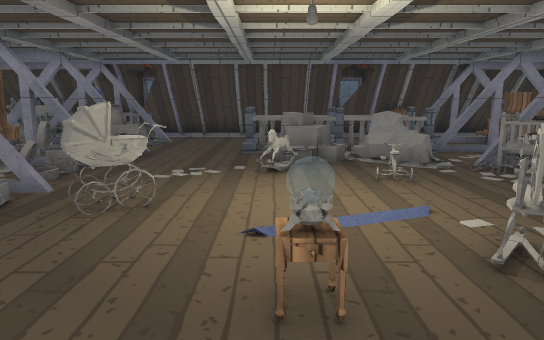
View 1 (above)

13 first-person views from a walk through a Unity game level. The camera is 1.4 m above the floor, tilts 10° down and sees 70° across. Doors are open. The floor is counted in squares, 1 m on a side. Each view is taken from the middle of a square. On the plan, view 1 faces up. The plan holds only what a view shows up to about 16 squares ahead; the rest is blank. The place goes on beyond the plan. The player is left out. Some surface patterns are stand-ins.

View 2
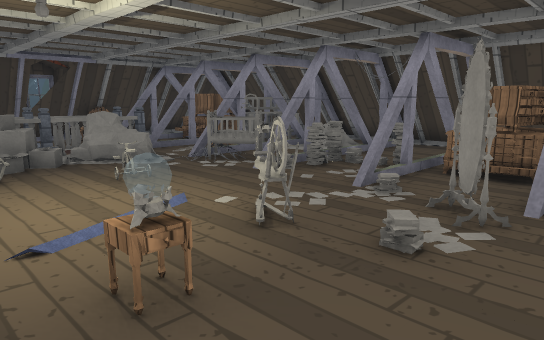

View 3
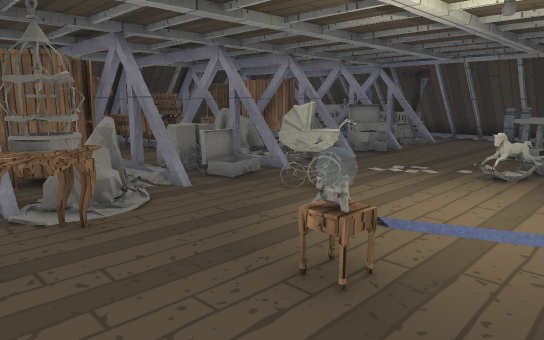

View 4
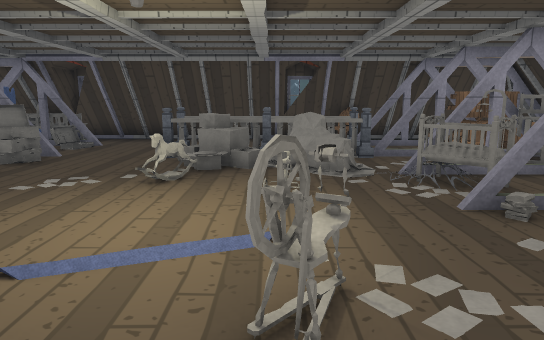

View 5
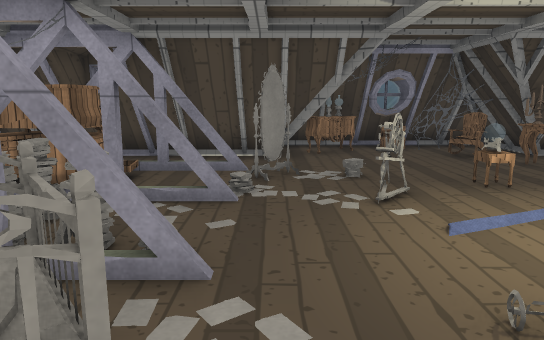

View 6
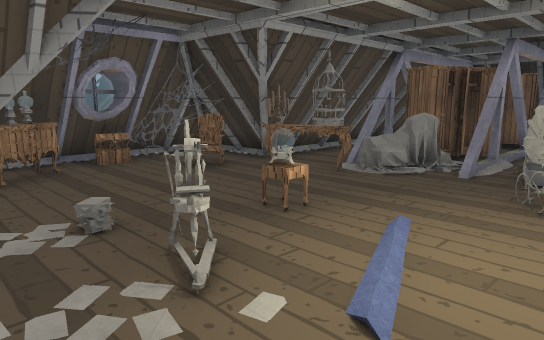

View 7
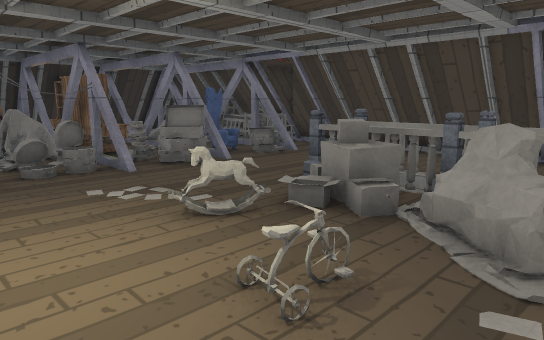

View 8
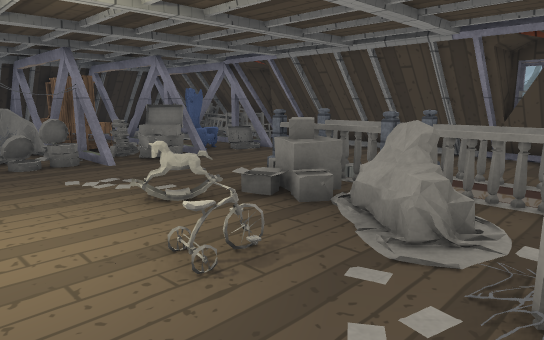

View 9
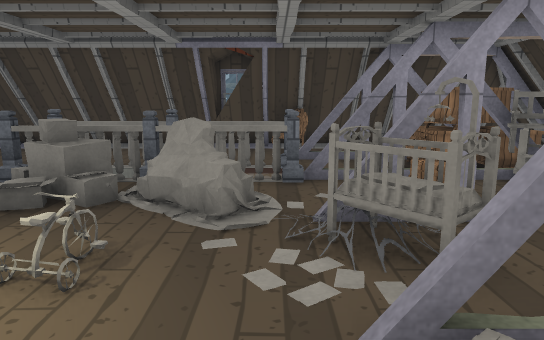

View 10
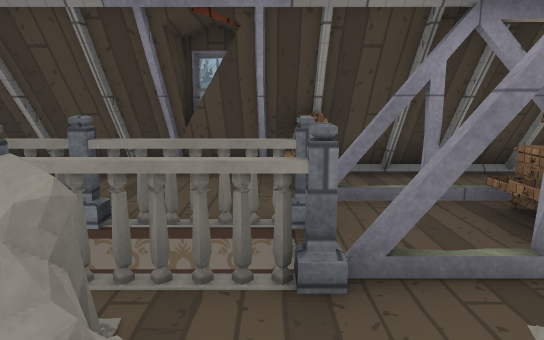

View 11
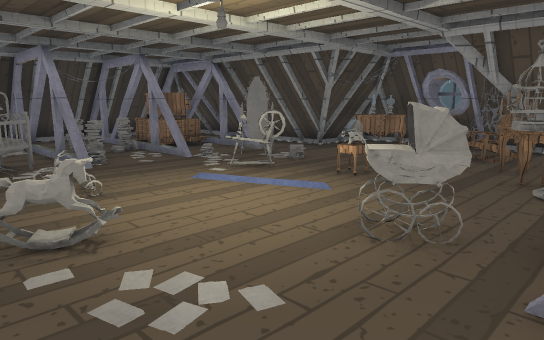

View 12
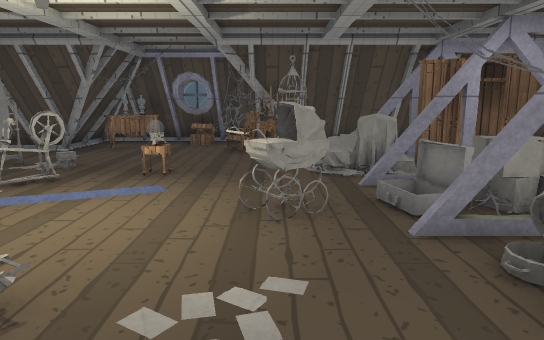

View 13
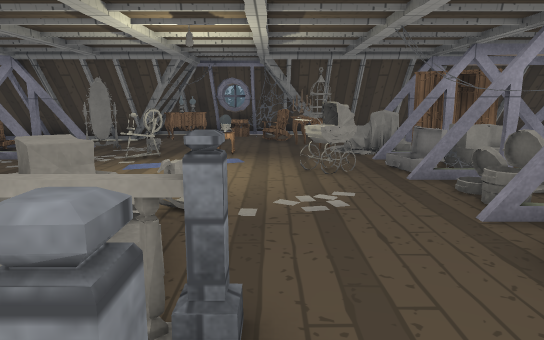

### Floor plan
Key: @ floor where view 1 was taken; # wall or solid block; x gap in a wall; . floor; D open door; = window, fence, low wall or low ledge; O other object.
Columns run from 7 left of view 1 to 9 right of it. Each row starts with its distance up from view 1.
 15   #######D#####
 14  ##O. ##...#O####
 13 #D  ..........OOO
 12 #DO...O OO#O..###
 11 ##DDD.ODDO#ODx###
 10 OOOOD.DOO=O.DDDOO
  9 OOO.DDD..  .DDDOO
  8 O.O#DDDO..D.OD###
  7 O..OD.D..O..OO..O
  6 ####DOD.....##O#=
  5  OOOOO.......OO.
  4 #.O......O....O#=
  3 OO#O...O.O.DDxO#O
  2 OO#OO..O...O..O#O
  1 #####O.....OD#O##
  0    ##O.@..#######
 -1     ##O...##
 -2     ##O.OO#
 -3      ######

Positions as (right, up) in squares from view 1, and headings:
1: (0, 0), facing up
2: (-1, 0), facing up-right
3: (2, 0), facing up-left
4: (2, 1), facing up
5: (4, 9), facing down
6: (4, 6), facing down-left
7: (4, 5), facing up-left
8: (5, 5), facing up-left
9: (4, 4), facing up
10: (4, 8), facing up
11: (-4, 9), facing down-right
12: (-2, 10), facing down
13: (-1, 13), facing down
